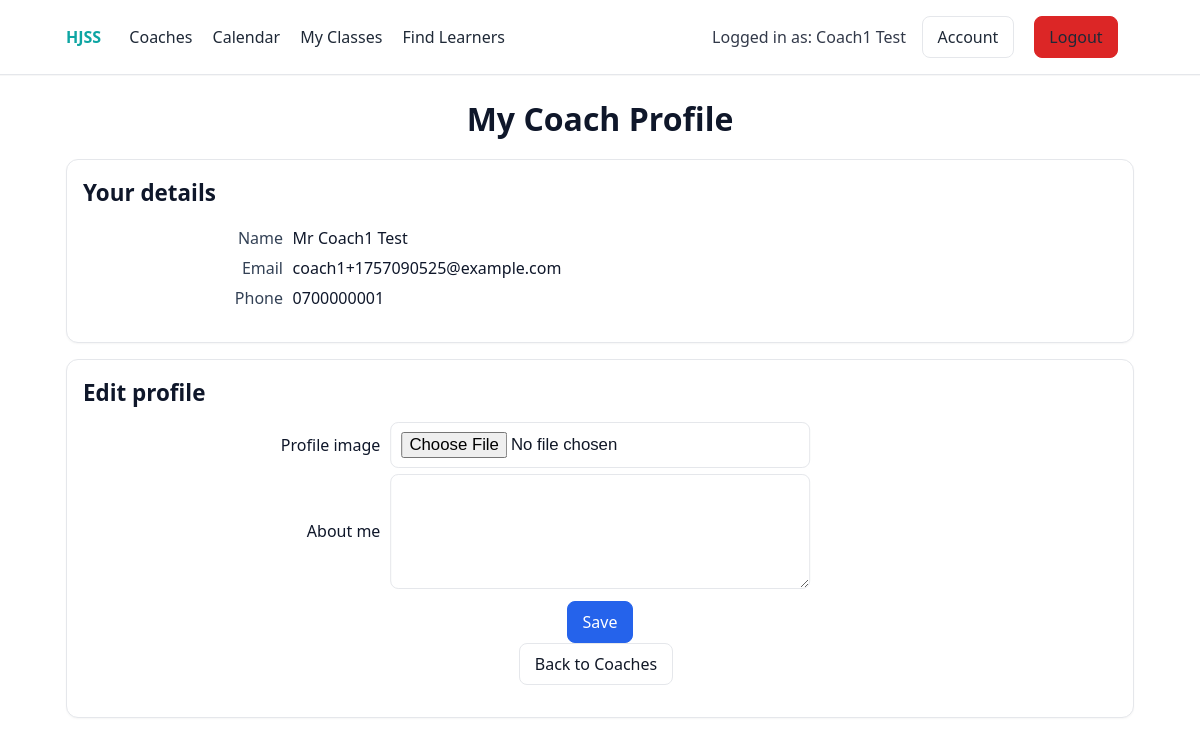
/coach/profile (signed in), run on the app's committed database.
### models.py (models this page shows, shortened)
class Coach(db.Model):
    __tablename__ = 'coaches'
    id = db.Column(db.Integer, primary_key=True)
    title = db.Column(db.String(20), nullable=True)
    first_name = db.Column(db.String(60), nullable=False)
    last_name = db.Column(db.String(60), nullable=False)
    email = db.Column(db.String(120), unique=True, nullable=False)
    password_hash = db.Column(db.String(128), nullable=False)
    two_factor_secret = db.Column(db.String(32))
    two_factor_enabled = db.Column(db.Boolean, default=False, nullable=False)
    phone = db.Column(db.String(15))
    profile_image = db.Column(db.String(255))  # path to uploaded image under static/uploads
    about_me = db.Column(db.Text)
    lessons = db.relationship('Lesson', backref='coach', lazy=True)

### portal.py (the view, shortened to what this page needs)
@portal_bp.route('/coach/profile', methods=['GET', 'POST'])
@login_required
def coach_profile():
    user, role = current_user()
    if role != 'coach':
        flash('Coaches only.', 'danger')
        return redirect(url_for('auth.account'))
    return render_template('coach_profile.html', coach=user)

### auth.py (called while the page is built)
def _get_user(role: str, user_id: int):
    if role == 'learner':
        return Learner.query.get(user_id)
    if role == 'coach':
        return Coach.query.get(user_id)
    return None

def current_user():
    role = session.get('role')
    uid = session.get('user_id')
    if not role or not uid:
        return None, None
    return _get_user(role, uid), role

def login_required(view_func):
    from functools import wraps
    @wraps(view_func)
    def wrapper(*args, **kwargs):
        user, _ = current_user()
        if not user:
            flash('Please log in to continue.', 'warning')
            return redirect(url_for('auth.login'))
        return view_func(*args, **kwargs)
    return wrapper

### main.py (called while the page is built)
@app.context_processor
def inject_user():
    from auth import _get_user
    role = session.get('role')
    uid = session.get('user_id')
    user = _get_user(role, uid) if role and uid else None
    return dict(current_user=user, current_role=role)

### templates/coach_profile.html (shortened to what this page needs)
{% extends 'base.html' %}
{% block content %}
<h1>My Coach Profile</h1>
<section class="card" style="margin-bottom:1rem;">
  <h2 style="margin-top:0;text-align:left;">Your details</h2>
  <dl class="kv">
    <dt>Name</dt>
    <dd>{{ (coach.title ~ ' ') if coach.title else '' }}{{ coach.first_name }} {{ coach.last_name }}</dd>
    <dt>Email</dt>
    <dd>{{ coach.email }}</dd>
    {% if coach.phone %}
      <dt>Phone</dt>
      <dd>{{ coach.phone }}</dd>
    {% endif %}
  </dl>
</section>
<section class="card">
  <h2 style="margin-top:0;text-align:left;">Edit profile</h2>
  <form method="post" enctype="multipart/form-data">
    <label>Profile image
      <input type="file" name="profile_image" accept="image/*"/>
    </label>
    <label>About me
      <textarea name="about_me" rows="5">{{ coach.about_me or '' }}</textarea>
    </label>
    <div class="table-actions center" style="margin-top:.5rem;">
      <button class="btn btn-primary" type="submit">Save</button>
      <a class="btn" href="{{ url_for('portal.coaches_list') }}">Back to Coaches</a>
    </div>
  </form>
</section>
{% endblock %}

### templates/base.html (shortened to what this page needs)
<!doctype html>
<html>
  <head>
    <link rel="stylesheet" href="/static/styles.css" />
  </head>
  <body>
    <header class="topbar">
      <div class="container flex between center">
        <nav class="nav-left">
          <a class="brand" href="/">HJSS</a>
          <a href="/coaches">Coaches</a>
          <a href="/calendar">Calendar</a>
          <a href="/my-classes">My Classes</a>
          {% if current_role == 'coach' %}
            <a href="/coach/learners">Find Learners</a>
          {% endif %}
        </nav>
        <div class="nav-right">
          {% if current_user %}
            <span class="user-badge">Logged in as: {{ current_user.first_name }} {{ current_user.last_name }}</span>
            <a class="btn" href="/account">Account</a>
            <a class="btn btn-danger" href="/logout">Logout</a>
          {% else %}
            <a class="btn" href="/login">Login</a>
            <a class="btn btn-primary" href="/register/learner">Sign up</a>
          {% endif %}
        </div>
      </div>
    </header>
    <main class="container">
      {% block content %}{% endblock %}
    </main>
  </body>
  </html>

### static/styles.css (style rules this page uses)
:root { --bg:#ffffff; --bg-muted:#f8fafc; --text:#0f172a; --muted:#334155; --border:#e5e7eb; --brand:#0ea5a3; --primary:#2563eb; --danger:#dc2626; --success:#16a34a; --warning:#d97706; --label-w:200px; --input-w:420px; --label-gap:.6rem; }
* { box-sizing:border-box }
html { -webkit-text-size-adjust:100% }
html,body { height:100% }
body { margin:0;background:var(--bg);color:var(--text);font:16px/1.5 system-ui, -apple-system, Segoe UI, Roboto, Helvetica, Arial, sans-serif; -webkit-font-smoothing:antialiased; -moz-osx-font-smoothing:grayscale }
h1 { font-size:2rem;margin:.25rem 0 1rem }
h2 { font-size:1.4rem;margin:.5rem 0 .75rem }
.container { max-width:1100px;margin:0 auto;padding:1rem }
.flex { display:flex }
.between { justify-content:space-between }
.center { align-items:center }
.topbar { position:sticky;top:0;background:#fff;border-bottom:1px solid var(--border);z-index:10;box-shadow:0 1px 0 rgba(0,0,0,.03) }
.topbar a { color:#1f2937;text-decoration:none;margin-right:1rem }
.topbar .brand { font-weight:700;margin-right:1.5rem;color:var(--brand) }
.btn { display:inline-block;padding:.5rem .9rem;border-radius:.5rem;border:1px solid var(--border);background:#fff;color:#111827;text-decoration:none }
.btn-primary { background:#2563eb;color:#fff;border-color:#2563eb }
.btn-danger { background:#dc2626;color:#fff;border-color:#dc2626 }
button { cursor:pointer }
button.btn { font:inherit }
.card { background:#fff;border:1px solid var(--border);border-radius:12px;padding:1rem;box-shadow:0 1px 2px rgba(0,0,0,.04) }
label { display:grid; grid-template-columns: var(--label-w) minmax(260px, var(--input-w)); align-items:center; gap:var(--label-gap); margin:.4rem 0; }
input,select,textarea { background:#fff;border:1px solid var(--border);color:#111827;border-radius:8px;padding:.55rem .65rem;width:100%;outline:none;appearance:none;-webkit-appearance:none;font-size:1.05rem }
label { justify-items:stretch }
label > input, label > select, label > textarea { width:100%;max-width:none }
label { text-align:right }
@media (min-width: 681px) { form label:has(input:not([type="checkbox"]):not([type="radio"]), select, textarea) { width: calc(var(--label-w) + var(--input-w) + var(--label-gap)); margin-left:auto; margin-right:auto; transform: translateX(calc((var(--label-w) + var(--label-gap)) / -2)); } }
form .btn-primary { display:block;margin:.75rem auto 0 }
h1,h2,h3 { text-align:center }
form { max-width:700px;margin:0 auto 1rem }
.kv { display:grid;grid-template-columns:200px 1fr;gap:.4rem .6rem }
.kv dt { grid-column:1;text-align:right;color:var(--muted) }
.kv dd { grid-column:2;margin:0 }
.user-badge { margin-right:.75rem;opacity:.85 }
nav a:last-child { margin-right:0 }
.table-actions a { margin-right:.5rem }
.center { text-align:center }

### data on the page
Coach: first_name "Coach1", last_name "Test", title "Mr", email "coach1+1757090525@example.com", phone "0700000001"
